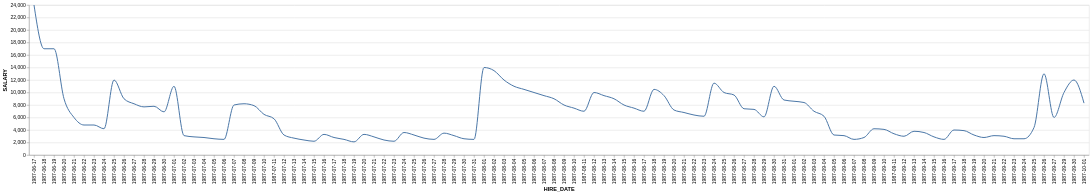

Specify this chart in Vega-Lite:
### Vega-Lite specification from a JSON file in a GitHub repository (floating-point values rounded to 4 significant figures)
{"data": {"values": [{"x_data": "1987-06-17", "y_data": 24000}, {"x_data": "1987-06-18", "y_data": 17000}, {"x_data": "1987-06-19", "y_data": 17000}, {"x_data": "1987-06-20", "y_data": 9000}, {"x_data": "1987-06-21", "y_data": 6000}, {"x_data": "1987-06-22", "y_data": 4800}, {"x_data": "1987-06-23", "y_data": 4800}, {"x_data": "1987-06-24", "y_data": 4200}, {"x_data": "1987-06-25", "y_data": 12000}, {"x_data": "1987-06-26", "y_data": 9000}, {"x_data": "1987-06-27", "y_data": 8200}, {"x_data": "1987-06-28", "y_data": 7700}, {"x_data": "1987-06-29", "y_data": 7800}, {"x_data": "1987-06-30", "y_data": 6900}, {"x_data": "1987-07-01", "y_data": 11000}, {"x_data": "1987-07-02", "y_data": 3100}, {"x_data": "1987-07-03", "y_data": 2900}, {"x_data": "1987-07-04", "y_data": 2800}, {"x_data": "1987-07-05", "y_data": 2600}, {"x_data": "1987-07-06", "y_data": 2500}, {"x_data": "1987-07-07", "y_data": 8000}, {"x_data": "1987-07-08", "y_data": 8200}, {"x_data": "1987-07-09", "y_data": 7900}, {"x_data": "1987-07-10", "y_data": 6500}, {"x_data": "1987-07-11", "y_data": 5800}, {"x_data": "1987-07-12", "y_data": 3200}, {"x_data": "1987-07-13", "y_data": 2700}, {"x_data": "1987-07-14", "y_data": 2400}, {"x_data": "1987-07-15", "y_data": 2200}, {"x_data": "1987-07-16", "y_data": 3300}, {"x_data": "1987-07-17", "y_data": 2800}, {"x_data": "1987-07-18", "y_data": 2500}, {"x_data": "1987-07-19", "y_data": 2100}, {"x_data": "1987-07-20", "y_data": 3300}, {"x_data": "1987-07-21", "y_data": 2900}, {"x_data": "1987-07-22", "y_data": 2400}, {"x_data": "1987-07-23", "y_data": 2200}, {"x_data": "1987-07-24", "y_data": 3600}, {"x_data": "1987-07-25", "y_data": 3200}, {"x_data": "1987-07-26", "y_data": 2700}, {"x_data": "1987-07-27", "y_data": 2500}, {"x_data": "1987-07-28", "y_data": 3500}, {"x_data": "1987-07-29", "y_data": 3100}, {"x_data": "1987-07-30", "y_data": 2600}, {"x_data": "1987-07-31", "y_data": 2500}, {"x_data": "1987-08-01", "y_data": 14000}, {"x_data": "1987-08-02", "y_data": 13500}, {"x_data": "1987-08-03", "y_data": 12000}, {"x_data": "1987-08-04", "y_data": 11000}, {"x_data": "1987-08-05", "y_data": 10500}, {"x_data": "1987-08-06", "y_data": 10000}, {"x_data": "1987-08-07", "y_data": 9500}, {"x_data": "1987-08-08", "y_data": 9000}, {"x_data": "1987-08-09", "y_data": 8000}, {"x_data": "1987-08-10", "y_data": 7500}, {"x_data": "1987-08-11", "y_data": 7000}, {"x_data": "1987-08-12", "y_data": 10000}, {"x_data": "1987-08-13", "y_data": 9500}, {"x_data": "1987-08-14", "y_data": 9000}, {"x_data": "1987-08-15", "y_data": 8000}, {"x_data": "1987-08-16", "y_data": 7500}, {"x_data": "1987-08-17", "y_data": 7000}, {"x_data": "1987-08-18", "y_data": 10500}, {"x_data": "1987-08-19", "y_data": 9500}, {"x_data": "1987-08-20", "y_data": 7200}, {"x_data": "1987-08-21", "y_data": 6800}, {"x_data": "1987-08-22", "y_data": 6400}, {"x_data": "1987-08-23", "y_data": 6200}, {"x_data": "1987-08-24", "y_data": 11500}, {"x_data": "1987-08-25", "y_data": 10000}, {"x_data": "1987-08-26", "y_data": 9600}, {"x_data": "1987-08-27", "y_data": 7400}, {"x_data": "1987-08-28", "y_data": 7300}, {"x_data": "1987-08-29", "y_data": 6100}, {"x_data": "1987-08-30", "y_data": 11000}, {"x_data": "1987-08-31", "y_data": 8800}, {"x_data": "1987-09-01", "y_data": 8600}, {"x_data": "1987-09-02", "y_data": 8400}, {"x_data": "1987-09-03", "y_data": 7000}, {"x_data": "1987-09-04", "y_data": 6200}, {"x_data": "1987-09-05", "y_data": 3200}, {"x_data": "1987-09-06", "y_data": 3100}, {"x_data": "1987-09-07", "y_data": 2500}, {"x_data": "1987-09-08", "y_data": 2800}, {"x_data": "1987-09-09", "y_data": 4200}, {"x_data": "1987-09-10", "y_data": 4100}, {"x_data": "1987-09-11", "y_data": 3400}, {"x_data": "1987-09-12", "y_data": 3000}, {"x_data": "1987-09-13", "y_data": 3800}, {"x_data": "1987-09-14", "y_data": 3600}, {"x_data": "1987-09-15", "y_data": 2900}, {"x_data": "1987-09-16", "y_data": 2500}, {"x_data": "1987-09-17", "y_data": 4000}, {"x_data": "1987-09-18", "y_data": 3900}, {"x_data": "1987-09-19", "y_data": 3200}, {"x_data": "1987-09-20", "y_data": 2800}, {"x_data": "1987-09-21", "y_data": 3100}, {"x_data": "1987-09-22", "y_data": 3000}, {"x_data": "1987-09-23", "y_data": 2600}, {"x_data": "1987-09-24", "y_data": 2600}, {"x_data": "1987-09-25", "y_data": 4400}, {"x_data": "1987-09-26", "y_data": 13000}, {"x_data": "1987-09-27", "y_data": 6000}, {"x_data": "1987-09-29", "y_data": 10000}, {"x_data": "1987-09-30", "y_data": 12000}, {"x_data": "1987-10-01", "y_data": 8300}]}, "mark": {"type": "line", "interpolate": "monotone"}, "encoding": {"x": {"field": "x_data", "type": "nominal", "title": "HIRE_DATE", "sort": "ascending"}, "y": {"field": "y_data", "type": "quantitative", "title": "SALARY"}}}
